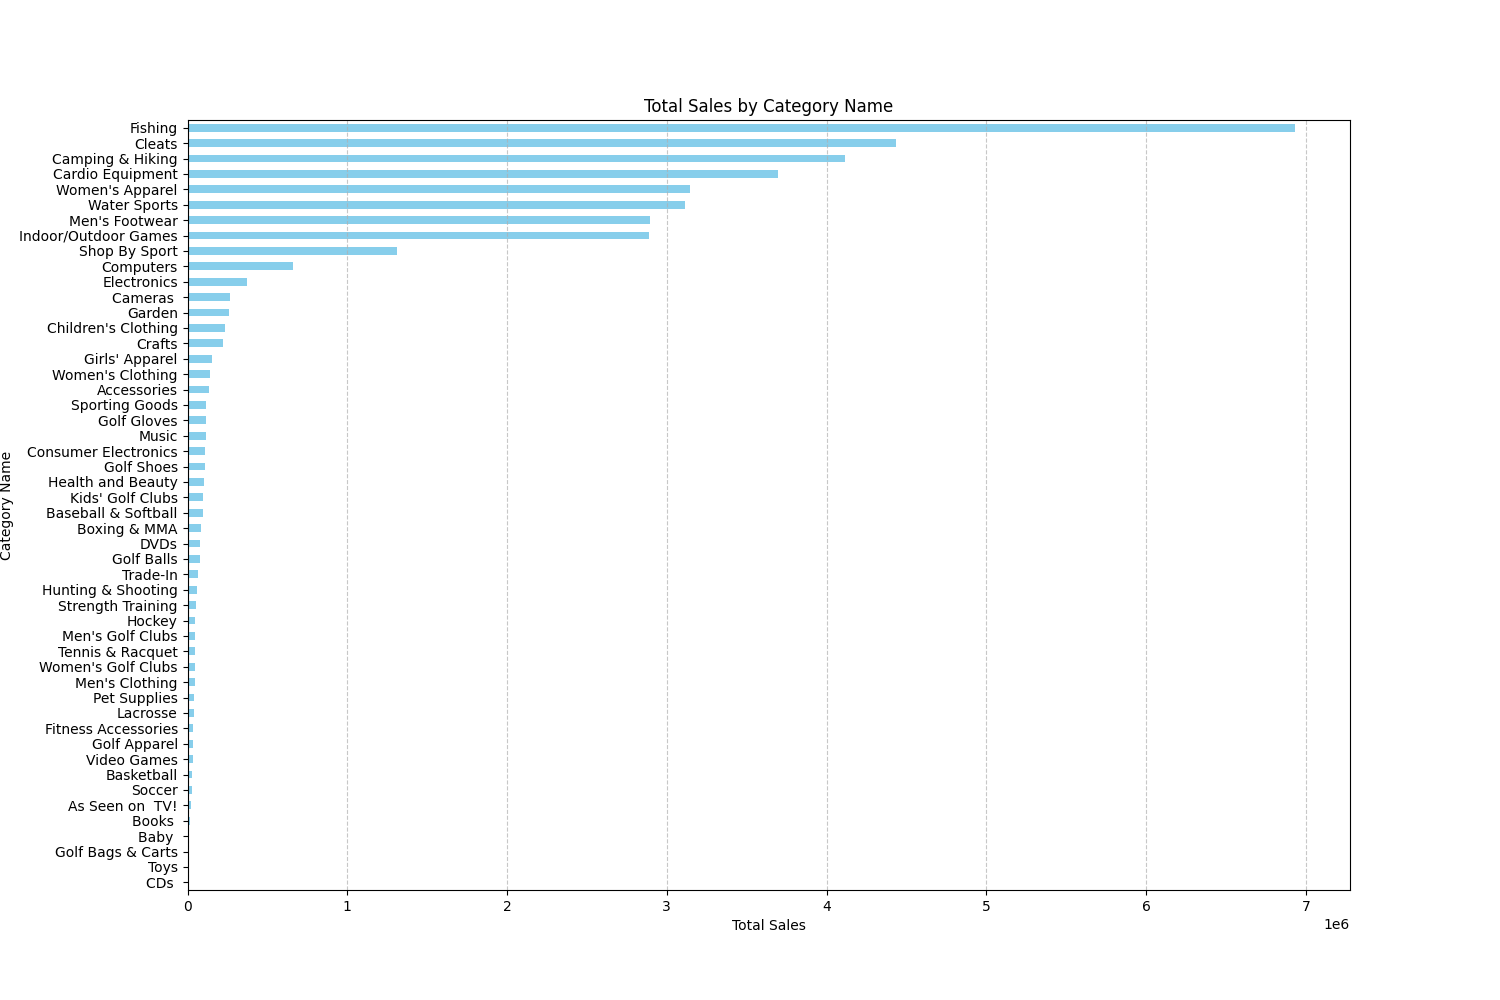

Write Python code to recreate this figure.
import pandas as pd
import matplotlib.pyplot as plt
import os

# Obtener carpeta del script y no donde la ejecutamos
script_dir = os.path.dirname(os.path.abspath(__file__))
os.chdir(script_dir)

# Cargar datos
data = pd.read_csv(script_dir + "/../DATA/cadena_subministrament_2015_2018.csv", sep=",")

# Sales vs Category Name horizontal bars ordered big to small by sales
sales_by_category = data.groupby("category_name")["sales"].sum().sort_values(ascending=False)
plt.figure(figsize=(15, 10))
sales_by_category.plot(kind="barh", color="skyblue")
plt.title("Total Sales by Category Name")
plt.xlabel("Total Sales")
plt.ylabel("Category Name")
plt.gca().invert_yaxis()  # Invertir el eje Y para que la categoría con más ventas esté arriba
plt.grid(axis="x", linestyle="--", alpha=0.7)
# Dejar mas espacio entre cada categoría
plt.savefig("barrasH_sales_vs_category_name.png")
plt.show()